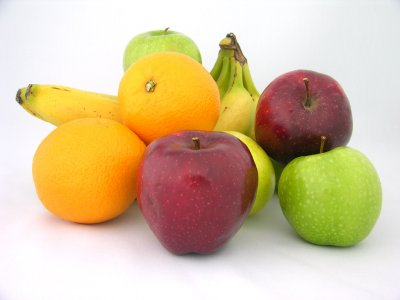
//> input picture 11/extractRegion/fruit_image.jpg, 400 x 300 px
$ ./main   (built with g++ and OpenCV 4)
//> lines starting //> are read from the running program, lines starting //| are printed output that depends on the picture; after the words box and inside, x2 and y2 are one past the last pixel; in counts of white or black regions, pixels touching at a corner belong together
//
//  extractRegion.cpp
//
//
//  Created by Masashi Morimoto on 2023/06/20.
//

#include <iostream>
#include <opencv2/opencv.hpp>
#define FILE_NAME "../fruit_image.jpg"

//ウィンドウ名
#define WINDOW_NAME_INPUT "input"
#define WINDOW_NAME_OUTPUT "output"

#define R_MIN (130) //Rのしきい値
#define G_MIN (10) //Gのしきい値
#define G_MAX (150) //Gのしきい値
#define B_MIN (60) //Bのしきい値
#define B_MAX (150) //Bのしきい値
#define WHITE_PIXEL (255) // 出力画像の値（白）

int main(int argc, const char * argv[]) {
    //変数の宣言
    int x, y; //走査用
    cv::Vec3b p; //色値

    //画像の宣言 (入力画像，出力画像)
    cv::Mat src_img, dst_img;

    // 1. カラー画像の入力
    src_img = cv::imread(FILE_NAME, cv::IMREAD_COLOR);
//> src_img is the input picture: 300 rows x 400 cols, CV_8UC3; mean B, G, R 155.7, 193, 214.5
    if (src_img.empty()) { //入力失敗の場合
        fprintf(stderr, "Cannot read image file: %s.\n", FILE_NAME);
        return (-1);
    }

    // 2. 出力二値画像の領域を確保（初期値ゼロ：黒）
    dst_img = cv::Mat::zeros(src_img.size(), CV_8UC1);

    // 3. しきい値処理
    for (y=0; y<src_img.rows; y++) {
        for (x=0; x<src_img.cols; x++) {
            p = src_img.at<cv::Vec3b>(y, x); //色値の取得
            if (p[0] >= B_MIN && p[0] <= B_MAX && p[1] >= G_MIN && p[1] <= G_MAX && p[2] >= R_MIN) {
                dst_img.at<uchar>(y, x) = WHITE_PIXEL; //白
            }
        }
    }
//> this loop made 300 passes
//> p on passes 1 to 3: [221, 215, 210], [223, 217, 212], [223, 219, 214]
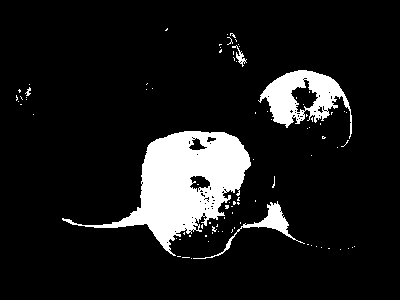
//> dst_img: 300 rows x 400 cols, CV_8UC1; 10.7% white; 88 white regions (83 under 20 px), largest, box (x1, y1, x2, y2) and area: (62, 131, 251, 256) 8994, (258, 70, 352, 139) 2706, (193, 201, 305, 259) 720, (232, 45, 247, 67) 92, (25, 87, 31, 96) 26
//> after the loop, p = [242, 230, 236]

    // 4. 表示
    cv::imshow(WINDOW_NAME_INPUT , src_img);//入力画像の表示
    cv::imshow(WINDOW_NAME_OUTPUT, dst_img);//出力画像の表示
    cv::waitKey(); //キー入力待ち (止める)

    return 0;
}
